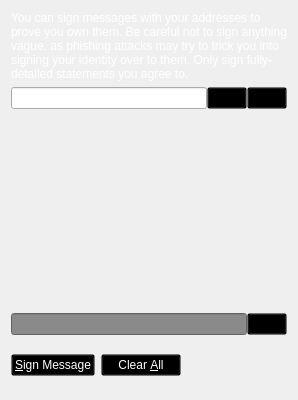
     <widget class="QWidget" name="tabSignMessage">
      <attribute name="title">
       <string>&amp;Sign Message</string>
      </attribute>
      <layout class="QVBoxLayout" name="verticalLayout_SM">
       <item>
        <widget class="QLabel" name="infoLabel_SM">
         <property name="palette">
          <palette>
           <active>
            <colorrole role="WindowText">
             <brush brushstyle="SolidPattern">
              <color alpha="255">
               <red>255</red>
               <green>255</green>
               <blue>255</blue>
              </color>
             </brush>
            </colorrole>
            <colorrole role="Button">
             <brush brushstyle="SolidPattern">
              <color alpha="255">
               <red>138</red>
               <green>138</green>
               <blue>138</blue>
              </color>
             </brush>
            </colorrole>
            <colorrole role="Text">
             <brush brushstyle="SolidPattern">
              <color alpha="255">
               <red>255</red>
               <green>255</green>
               <blue>255</blue>
              </color>
             </brush>
            </colorrole>
            <colorrole role="Base">
             <brush brushstyle="SolidPattern">
              <color alpha="255">
               <red>138</red>
               <green>138</green>
               <blue>138</blue>
              </color>
             </brush>
            </colorrole>
            <colorrole role="Window">
             <brush brushstyle="SolidPattern">
              <color alpha="255">
               <red>138</red>
               <green>138</green>
               <blue>138</blue>
              </color>
             </brush>
            </colorrole>
           </active>
           <inactive>
            <colorrole role="WindowText">
             <brush brushstyle="SolidPattern">
              <color alpha="255">
               <red>255</red>
               <green>255</green>
               <blue>255</blue>
              </color>
             </brush>
            </colorrole>
            <colorrole role="Button">
             <brush brushstyle="SolidPattern">
              <color alpha="255">
               <red>138</red>
               <green>138</green>
               <blue>138</blue>
              </color>
             </brush>
            </colorrole>
            <colorrole role="Text">
             <brush brushstyle="SolidPattern">
              <color alpha="255">
               <red>255</red>
               <green>255</green>
               <blue>255</blue>
              </color>
             </brush>
            </colorrole>
            <colorrole role="Base">
             <brush brushstyle="SolidPattern">
              <color alpha="255">
               <red>138</red>
               <green>138</green>
               <blue>138</blue>
              </color>
             </brush>
            </colorrole>
            <colorrole role="Window">
             <brush brushstyle="SolidPattern">
              <color alpha="255">
               <red>138</red>
               <green>138</green>
               <blue>138</blue>
              </color>
             </brush>
            </colorrole>
           </inactive>
           <disabled>
            <colorrole role="WindowText">
             <brush brushstyle="SolidPattern">
              <color alpha="255">
               <red>69</red>
               <green>69</green>
               <blue>69</blue>
              </color>
             </brush>
            </colorrole>
            <colorrole role="Button">
             <brush brushstyle="SolidPattern">
              <color alpha="255">
               <red>138</red>
               <green>138</green>
               <blue>138</blue>
              </color>
             </brush>
            </colorrole>
            <colorrole role="Text">
             <brush brushstyle="SolidPattern">
              <color alpha="255">
               <red>69</red>
               <green>69</green>
               <blue>69</blue>
              </color>
             </brush>
            </colorrole>
            <colorrole role="Base">
             <brush brushstyle="SolidPattern">
              <color alpha="255">
               <red>138</red>
               <green>138</green>
               <blue>138</blue>
              </color>
             </brush>
            </colorrole>
            <colorrole role="Window">
             <brush brushstyle="SolidPattern">
              <color alpha="255">
               <red>138</red>
               <green>138</green>
               <blue>138</blue>
              </color>
             </brush>
            </colorrole>
           </disabled>
          </palette>
         </property>
         <property name="text">
          <string>You can sign messages with your addresses to prove you own them. Be careful not to sign anything vague, as phishing attacks may try to trick you into signing your identity over to them. Only sign fully-detailed statements you agree to.</string>
         </property>
         <property name="textFormat">
          <enum>Qt::PlainText</enum>
         </property>
         <property name="wordWrap">
          <bool>true</bool>
         </property>
        </widget>
       </item>
       <item>
        <layout class="QHBoxLayout" name="horizontalLayout_1_SM">
         <property name="spacing">
          <number>0</number>
         </property>
         <item>
          <widget class="QValidatedLineEdit" name="addressIn_SM">
           <property name="toolTip">
            <string>The address to sign the message with (e.g. Sjz75uKHzUQJnSdzvpiigEGxseKkDhQToX)</string>
           </property>
           <property name="styleSheet">
            <string notr="true"/>
           </property>
           <property name="maxLength">
            <number>34</number>
           </property>
          </widget>
         </item>
         <item>
          <widget class="QPushButton" name="addressBookButton_SM">
           <property name="toolTip">
            <string>Choose an address from the address book</string>
           </property>
           <property name="styleSheet">
            <string notr="true">background: transparent;</string>
           </property>
           <property name="text">
            <string/>
           </property>
           <property name="icon">
            <iconset resource="../bitcoin.qrc">
             <normaloff>:/icons/address-book</normaloff>:/icons/address-book</iconset>
           </property>
           <property name="shortcut">
            <string>Alt+A</string>
           </property>
           <property name="autoDefault">
            <bool>false</bool>
           </property>
          </widget>
         </item>
         <item>
          <widget class="QPushButton" name="pasteButton_SM">
           <property name="toolTip">
            <string>Paste address from clipboard</string>
           </property>
           <property name="styleSheet">
            <string notr="true">background: transparent;</string>
           </property>
           <property name="text">
            <string/>
           </property>
           <property name="icon">
            <iconset resource="../bitcoin.qrc">
             <normaloff>:/icons/editpaste</normaloff>:/icons/editpaste</iconset>
           </property>
           <property name="shortcut">
            <string>Alt+P</string>
           </property>
           <property name="autoDefault">
            <bool>false</bool>
           </property>
          </widget>
         </item>
        </layout>
       </item>
       <item>
        <widget class="QPlainTextEdit" name="messageIn_SM">
         <property name="toolTip">
          <string>Enter the message you want to sign here</string>
         </property>
         <property name="styleSheet">
          <string notr="true">background: transparent;</string>
         </property>
        </widget>
       </item>
       <item>
        <layout class="QHBoxLayout" name="horizontalLayout_2_SM">
         <property name="spacing">
          <number>0</number>
         </property>
         <item>
          <widget class="QLineEdit" name="signatureOut_SM">
           <property name="palette">
            <palette>
             <active>
              <colorrole role="WindowText">
               <brush brushstyle="SolidPattern">
                <color alpha="255">
                 <red>255</red>
                 <green>255</green>
                 <blue>255</blue>
                </color>
               </brush>
              </colorrole>
              <colorrole role="Button">
               <brush brushstyle="SolidPattern">
                <color alpha="255">
                 <red>138</red>
                 <green>138</green>
                 <blue>138</blue>
                </color>
               </brush>
              </colorrole>
              <colorrole role="Text">
               <brush brushstyle="SolidPattern">
                <color alpha="255">
                 <red>255</red>
                 <green>255</green>
                 <blue>255</blue>
                </color>
               </brush>
              </colorrole>
              <colorrole role="ButtonText">
               <brush brushstyle="SolidPattern">
                <color alpha="255">
                 <red>255</red>
                 <green>255</green>
                 <blue>255</blue>
                </color>
               </brush>
              </colorrole>
              <colorrole role="Base">
               <brush brushstyle="SolidPattern">
                <color alpha="255">
                 <red>138</red>
                 <green>138</green>
                 <blue>138</blue>
                </color>
               </brush>
              </colorrole>
              <colorrole role="Window">
               <brush brushstyle="SolidPattern">
                <color alpha="255">
                 <red>138</red>
                 <green>138</green>
                 <blue>138</blue>
                </color>
               </brush>
              </colorrole>
             </active>
             <inactive>
              <colorrole role="WindowText">
               <brush brushstyle="SolidPattern">
                <color alpha="255">
                 <red>255</red>
                 <green>255</green>
                 <blue>255</blue>
                </color>
               </brush>
              </colorrole>
              <colorrole role="Button">
               <brush brushstyle="SolidPattern">
                <color alpha="255">
                 <red>138</red>
                 <green>138</green>
                 <blue>138</blue>
                </color>
               </brush>
              </colorrole>
              <colorrole role="Text">
               <brush brushstyle="SolidPattern">
                <color alpha="255">
                 <red>255</red>
                 <green>255</green>
                 <blue>255</blue>
                </color>
               </brush>
              </colorrole>
              <colorrole role="ButtonText">
               <brush brushstyle="SolidPattern">
                <color alpha="255">
                 <red>255</red>
                 <green>255</green>
                 <blue>255</blue>
                </color>
               </brush>
              </colorrole>
              <colorrole role="Base">
               <brush brushstyle="SolidPattern">
                <color alpha="255">
                 <red>138</red>
                 <green>138</green>
                 <blue>138</blue>
                </color>
               </brush>
              </colorrole>
              <colorrole role="Window">
               <brush brushstyle="SolidPattern">
                <color alpha="255">
                 <red>138</red>
                 <green>138</green>
                 <blue>138</blue>
                </color>
               </brush>
              </colorrole>
             </inactive>
             <disabled>
              <colorrole role="WindowText">
               <brush brushstyle="SolidPattern">
                <color alpha="255">
                 <red>255</red>
                 <green>255</green>
                 <blue>255</blue>
                </color>
               </brush>
              </colorrole>
              <colorrole role="Button">
               <brush brushstyle="SolidPattern">
                <color alpha="255">
                 <red>138</red>
                 <green>138</green>
                 <blue>138</blue>
                </color>
               </brush>
              </colorrole>
              <colorrole role="Text">
               <brush brushstyle="SolidPattern">
                <color alpha="255">
                 <red>255</red>
                 <green>255</green>
                 <blue>255</blue>
                </color>
               </brush>
              </colorrole>
              <colorrole role="ButtonText">
               <brush brushstyle="SolidPattern">
                <color alpha="255">
                 <red>255</red>
                 <green>255</green>
                 <blue>255</blue>
                </color>
               </brush>
              </colorrole>
              <colorrole role="Base">
               <brush brushstyle="SolidPattern">
                <color alpha="255">
                 <red>138</red>
                 <green>138</green>
                 <blue>138</blue>
                </color>
               </brush>
              </colorrole>
              <colorrole role="Window">
               <brush brushstyle="SolidPattern">
                <color alpha="255">
                 <red>138</red>
                 <green>138</green>
                 <blue>138</blue>
                </color>
               </brush>
              </colorrole>
             </disabled>
            </palette>
           </property>
           <property name="font">
            <font>
             <italic>true</italic>
            </font>
           </property>
           <property name="styleSheet">
            <string notr="true"/>
           </property>
           <property name="readOnly">
            <bool>true</bool>
           </property>
          </widget>
         </item>
         <item>
          <widget class="QPushButton" name="copySignatureButton_SM">
           <property name="toolTip">
            <string>Copy the current signature to the system clipboard</string>
           </property>
           <property name="styleSheet">
            <string notr="true">background: transparent;</string>
           </property>
           <property name="text">
            <string/>
           </property>
           <property name="icon">
            <iconset resource="../bitcoin.qrc">
             <normaloff>:/icons/editcopy</normaloff>:/icons/editcopy</iconset>
           </property>
           <property name="autoDefault">
            <bool>false</bool>
           </property>
          </widget>
         </item>
        </layout>
       </item>
       <item>
        <layout class="QHBoxLayout" name="horizontalLayout_3_SM">
         <item>
          <widget class="QPushButton" name="signMessageButton_SM">
           <property name="palette">
            <palette>
             <active>
              <colorrole role="WindowText">
               <brush brushstyle="SolidPattern">
                <color alpha="255">
                 <red>255</red>
                 <green>255</green>
                 <blue>255</blue>
                </color>
               </brush>
              </colorrole>
              <colorrole role="Button">
               <brush brushstyle="SolidPattern">
                <color alpha="0">
                 <red>0</red>
                 <green>0</green>
                 <blue>0</blue>
                </color>
               </brush>
              </colorrole>
              <colorrole role="Dark">
               <brush brushstyle="SolidPattern">
                <color alpha="255">
                 <red>90</red>
                 <green>104</green>
                 <blue>118</blue>
                </color>
               </brush>
              </colorrole>
              <colorrole role="Mid">
               <brush brushstyle="SolidPattern">
                <color alpha="255">
                 <red>90</red>
                 <green>104</green>
                 <blue>118</blue>
                </color>
               </brush>
              </colorrole>
              <colorrole role="Text">
               <brush brushstyle="SolidPattern">
                <color alpha="255">
                 <red>255</red>
                 <green>255</green>
                 <blue>255</blue>
                </color>
               </brush>
              </colorrole>
              <colorrole role="ButtonText">
               <brush brushstyle="SolidPattern">
                <color alpha="255">
                 <red>255</red>
                 <green>255</green>
                 <blue>255</blue>
                </color>
               </brush>
              </colorrole>
              <colorrole role="Base">
               <brush brushstyle="SolidPattern">
                <color alpha="0">
                 <red>0</red>
                 <green>0</green>
                 <blue>0</blue>
                </color>
               </brush>
              </colorrole>
              <colorrole role="Window">
               <brush brushstyle="SolidPattern">
                <color alpha="0">
                 <red>0</red>
                 <green>0</green>
                 <blue>0</blue>
                </color>
               </brush>
              </colorrole>
              <colorrole role="Highlight">
               <brush brushstyle="SolidPattern">
                <color alpha="255">
                 <red>240</red>
                 <green>119</green>
                 <blue>70</blue>
                </color>
               </brush>
              </colorrole>
             </active>
             <inactive>
              <colorrole role="WindowText">
               <brush brushstyle="SolidPattern">
                <color alpha="255">
                 <red>255</red>
                 <green>255</green>
                 <blue>255</blue>
                </color>
               </brush>
              </colorrole>
              <colorrole role="Button">
               <brush brushstyle="SolidPattern">
                <color alpha="0">
                 <red>0</red>
                 <green>0</green>
                 <blue>0</blue>
                </color>
               </brush>
              </colorrole>
              <colorrole role="Dark">
               <brush brushstyle="SolidPattern">
                <color alpha="255">
                 <red>90</red>
                 <green>104</green>
                 <blue>118</blue>
                </color>
               </brush>
              </colorrole>
              <colorrole role="Mid">
               <brush brushstyle="SolidPattern">
                <color alpha="255">
                 <red>90</red>
                 <green>104</green>
                 <blue>118</blue>
                </color>
               </brush>
              </colorrole>
              <colorrole role="Text">
               <brush brushstyle="SolidPattern">
                <color alpha="255">
                 <red>255</red>
                 <green>255</green>
                 <blue>255</blue>
                </color>
               </brush>
              </colorrole>
              <colorrole role="ButtonText">
               <brush brushstyle="SolidPattern">
                <color alpha="255">
                 <red>255</red>
                 <green>255</green>
                 <blue>255</blue>
                </color>
               </brush>
              </colorrole>
              <colorrole role="Base">
               <brush brushstyle="SolidPattern">
                <color alpha="0">
                 <red>0</red>
                 <green>0</green>
                 <blue>0</blue>
                </color>
               </brush>
              </colorrole>
              <colorrole role="Window">
               <brush brushstyle="SolidPattern">
                <color alpha="0">
                 <red>0</red>
                 <green>0</green>
                 <blue>0</blue>
                </color>
               </brush>
              </colorrole>
              <colorrole role="Highlight">
               <brush brushstyle="SolidPattern">
                <color alpha="255">
                 <red>178</red>
                 <green>178</green>
                 <blue>178</blue>
                </color>
               </brush>
              </colorrole>
             </inactive>
             <disabled>
              <colorrole role="WindowText">
               <brush brushstyle="SolidPattern">
                <color alpha="255">
                 <red>255</red>
                 <green>255</green>
                 <blue>255</blue>
                </color>
               </brush>
              </colorrole>
              <colorrole role="Button">
               <brush brushstyle="SolidPattern">
                <color alpha="0">
                 <red>0</red>
                 <green>0</green>
                 <blue>0</blue>
                </color>
               </brush>
              </colorrole>
              <colorrole role="Dark">
               <brush brushstyle="SolidPattern">
                <color alpha="255">
                 <red>90</red>
                 <green>104</green>
                 <blue>118</blue>
                </color>
               </brush>
              </colorrole>
              <colorrole role="Mid">
               <brush brushstyle="SolidPattern">
                <color alpha="255">
                 <red>90</red>
                 <green>104</green>
                 <blue>118</blue>
                </color>
               </brush>
              </colorrole>
              <colorrole role="Text">
               <brush brushstyle="SolidPattern">
                <color alpha="255">
                 <red>255</red>
                 <green>255</green>
                 <blue>255</blue>
                </color>
               </brush>
              </colorrole>
              <colorrole role="ButtonText">
               <brush brushstyle="SolidPattern">
                <color alpha="255">
                 <red>255</red>
                 <green>255</green>
                 <blue>255</blue>
                </color>
               </brush>
              </colorrole>
              <colorrole role="Base">
               <brush brushstyle="SolidPattern">
                <color alpha="0">
                 <red>0</red>
                 <green>0</green>
                 <blue>0</blue>
                </color>
               </brush>
              </colorrole>
              <colorrole role="Window">
               <brush brushstyle="SolidPattern">
                <color alpha="0">
                 <red>0</red>
                 <green>0</green>
                 <blue>0</blue>
                </color>
               </brush>
              </colorrole>
              <colorrole role="Highlight">
               <brush brushstyle="SolidPattern">
                <color alpha="255">
                 <red>178</red>
                 <green>178</green>
                 <blue>178</blue>
                </color>
               </brush>
              </colorrole>
             </disabled>
            </palette>
           </property>
           <property name="toolTip">
            <string>Sign the message to prove you own this Sterlingcoin address</string>
           </property>
           <property name="styleSheet">
            <string notr="true">background: transparent;</string>
           </property>
           <property name="text">
            <string>&amp;Sign Message</string>
           </property>
           <property name="icon">
            <iconset resource="../bitcoin.qrc">
             <normaloff>:/icons/edit</normaloff>:/icons/edit</iconset>
           </property>
           <property name="autoDefault">
            <bool>false</bool>
           </property>
          </widget>
         </item>
         <item>
          <widget class="QPushButton" name="clearButton_SM">
           <property name="palette">
            <palette>
             <active>
              <colorrole role="WindowText">
               <brush brushstyle="SolidPattern">
                <color alpha="255">
                 <red>255</red>
                 <green>255</green>
                 <blue>255</blue>
                </color>
               </brush>
              </colorrole>
              <colorrole role="Button">
               <brush brushstyle="SolidPattern">
                <color alpha="0">
                 <red>0</red>
                 <green>0</green>
                 <blue>0</blue>
                </color>
               </brush>
              </colorrole>
              <colorrole role="Text">
               <brush brushstyle="SolidPattern">
                <color alpha="255">
                 <red>255</red>
                 <green>255</green>
                 <blue>255</blue>
                </color>
               </brush>
              </colorrole>
              <colorrole role="ButtonText">
               <brush brushstyle="SolidPattern">
                <color alpha="255">
                 <red>255</red>
                 <green>255</green>
                 <blue>255</blue>
                </color>
               </brush>
              </colorrole>
              <colorrole role="Base">
               <brush brushstyle="SolidPattern">
                <color alpha="0">
                 <red>0</red>
                 <green>0</green>
                 <blue>0</blue>
                </color>
               </brush>
              </colorrole>
              <colorrole role="Window">
               <brush brushstyle="SolidPattern">
                <color alpha="0">
                 <red>0</red>
                 <green>0</green>
                 <blue>0</blue>
                </color>
               </brush>
              </colorrole>
              <colorrole role="Highlight">
               <brush brushstyle="SolidPattern">
                <color alpha="255">
                 <red>240</red>
                 <green>119</green>
                 <blue>70</blue>
                </color>
               </brush>
              </colorrole>
             </active>
             <inactive>
              <colorrole role="WindowText">
               <brush brushstyle="SolidPattern">
                <color alpha="255">
                 <red>255</red>
                 <green>255</green>
                 <blue>255</blue>
                </color>
               </brush>
              </colorrole>
              <colorrole role="Button">
               <brush brushstyle="SolidPattern">
                <color alpha="0">
                 <red>0</red>
                 <green>0</green>
                 <blue>0</blue>
                </color>
               </brush>
              </colorrole>
              <colorrole role="Text">
               <brush brushstyle="SolidPattern">
                <color alpha="255">
                 <red>255</red>
                 <green>255</green>
                 <blue>255</blue>
                </color>
               </brush>
              </colorrole>
              <colorrole role="ButtonText">
               <brush brushstyle="SolidPattern">
                <color alpha="255">
                 <red>255</red>
                 <green>255</green>
                 <blue>255</blue>
                </color>
               </brush>
              </colorrole>
              <colorrole role="Base">
               <brush brushstyle="SolidPattern">
                <color alpha="0">
                 <red>0</red>
                 <green>0</green>
                 <blue>0</blue>
                </color>
               </brush>
              </colorrole>
              <colorrole role="Window">
               <brush brushstyle="SolidPattern">
                <color alpha="0">
                 <red>0</red>
                 <green>0</green>
                 <blue>0</blue>
                </color>
               </brush>
              </colorrole>
              <colorrole role="Highlight">
               <brush brushstyle="SolidPattern">
                <color alpha="255">
                 <red>178</red>
                 <green>178</green>
                 <blue>178</blue>
                </color>
               </brush>
              </colorrole>
             </inactive>
             <disabled>
              <colorrole role="WindowText">
               <brush brushstyle="SolidPattern">
                <color alpha="255">
                 <red>255</red>
                 <green>255</green>
                 <blue>255</blue>
                </color>
               </brush>
              </colorrole>
              <colorrole role="Button">
               <brush brushstyle="SolidPattern">
                <color alpha="0">
                 <red>0</red>
                 <green>0</green>
                 <blue>0</blue>
                </color>
               </brush>
              </colorrole>
              <colorrole role="Text">
               <brush brushstyle="SolidPattern">
                <color alpha="255">
                 <red>255</red>
                 <green>255</green>
                 <blue>255</blue>
                </color>
               </brush>
              </colorrole>
              <colorrole role="ButtonText">
               <brush brushstyle="SolidPattern">
                <color alpha="255">
                 <red>255</red>
                 <green>255</green>
                 <blue>255</blue>
                </color>
               </brush>
              </colorrole>
              <colorrole role="Base">
               <brush brushstyle="SolidPattern">
                <color alpha="0">
                 <red>0</red>
                 <green>0</green>
                 <blue>0</blue>
                </color>
               </brush>
              </colorrole>
              <colorrole role="Window">
               <brush brushstyle="SolidPattern">
                <color alpha="0">
                 <red>0</red>
                 <green>0</green>
                 <blue>0</blue>
                </color>
               </brush>
              </colorrole>
              <colorrole role="Highlight">
               <brush brushstyle="SolidPattern">
                <color alpha="255">
                 <red>178</red>
                 <green>178</green>
                 <blue>178</blue>
                </color>
               </brush>
              </colorrole>
             </disabled>
            </palette>
           </property>
           <property name="toolTip">
            <string>Reset all sign message fields</string>
           </property>
           <property name="styleSheet">
            <string notr="true">background: transparent;</string>
           </property>
           <property name="text">
            <string>Clear &amp;All</string>
           </property>
           <property name="icon">
            <iconset resource="../bitcoin.qrc">
             <normaloff>:/icons/remove</normaloff>:/icons/remove</iconset>
           </property>
           <property name="autoDefault">
            <bool>false</bool>
           </property>
          </widget>
         </item>
         <item>
          <spacer name="horizontalSpacer_1_SM">
           <property name="orientation">
            <enum>Qt::Horizontal</enum>
           </property>
           <property name="sizeHint" stdset="0">
            <size>
             <width>40</width>
             <height>48</height>
            </size>
           </property>
          </spacer>
         </item>
         <item>
          <widget class="QLabel" name="statusLabel_SM">
           <property name="font">
            <font>
             <weight>75</weight>
             <bold>true</bold>
            </font>
           </property>
           <property name="styleSheet">
            <string notr="true">background: transparent;</string>
           </property>
           <property name="text">
            <string/>
           </property>
           <property name="wordWrap">
            <bool>true</bool>
           </property>
          </widget>
         </item>
         <item>
          <spacer name="horizontalSpacer_2_SM">
           <property name="orientation">
            <enum>Qt::Horizontal</enum>
           </property>
           <property name="sizeHint" stdset="0">
            <size>
             <width>40</width>
             <height>48</height>
            </size>
           </property>
          </spacer>
         </item>
        </layout>
       </item>
      </layout>
     </widget>
